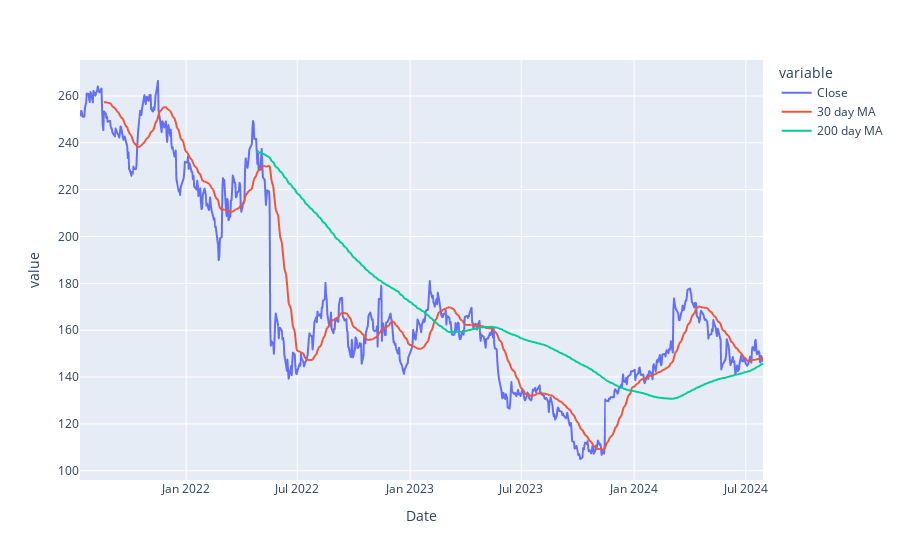

Notebook code for this chart:
### Code cell
px.line(data, x=data.index, y=['Close', '30 day MA', '200 day MA'])

### Figure 1 — Plotly figure (JSON) as saved in the notebook; plotly's stock layout.template omitted (floating-point values rounded to 4 significant figures; data arrays with more than 128 entries replaced by an {"elided": "..."} marker saying what was removed)
{"data": [{"hovertemplate": "variable=Close<br>Date=%{x}<br>value=%{y}<extra></extra>", "legendgroup": "Close", "line": {"color": "#636efa", "dash": "solid"}, "marker": {"symbol": "circle"}, "mode": "lines", "name": "Close", "showlegend": true, "type": "scattergl", "x": {"elided": "767 str values"}, "xaxis": "x", "y": {"elided": "767 float values"}, "yaxis": "y"}, {"hovertemplate": "variable=30 day MA<br>Date=%{x}<br>value=%{y}<extra></extra>", "legendgroup": "30 day MA", "line": {"color": "#EF553B", "dash": "solid"}, "marker": {"symbol": "circle"}, "mode": "lines", "name": "30 day MA", "showlegend": true, "type": "scattergl", "x": {"elided": "767 str values"}, "xaxis": "x", "y": {"elided": "767 float values"}, "yaxis": "y"}, {"hovertemplate": "variable=200 day MA<br>Date=%{x}<br>value=%{y}<extra></extra>", "legendgroup": "200 day MA", "line": {"color": "#00cc96", "dash": "solid"}, "marker": {"symbol": "circle"}, "mode": "lines", "name": "200 day MA", "showlegend": true, "type": "scattergl", "x": {"elided": "767 str values"}, "xaxis": "x", "y": {"elided": "767 float values"}, "yaxis": "y"}], "layout": {"legend": {"title": {"text": "variable"}, "tracegroupgap": 0}, "margin": {"t": 60}, "xaxis": {"anchor": "y", "domain": [0, 1], "title": {"text": "Date"}}, "yaxis": {"anchor": "x", "domain": [0, 1], "title": {"text": "value"}}}}
